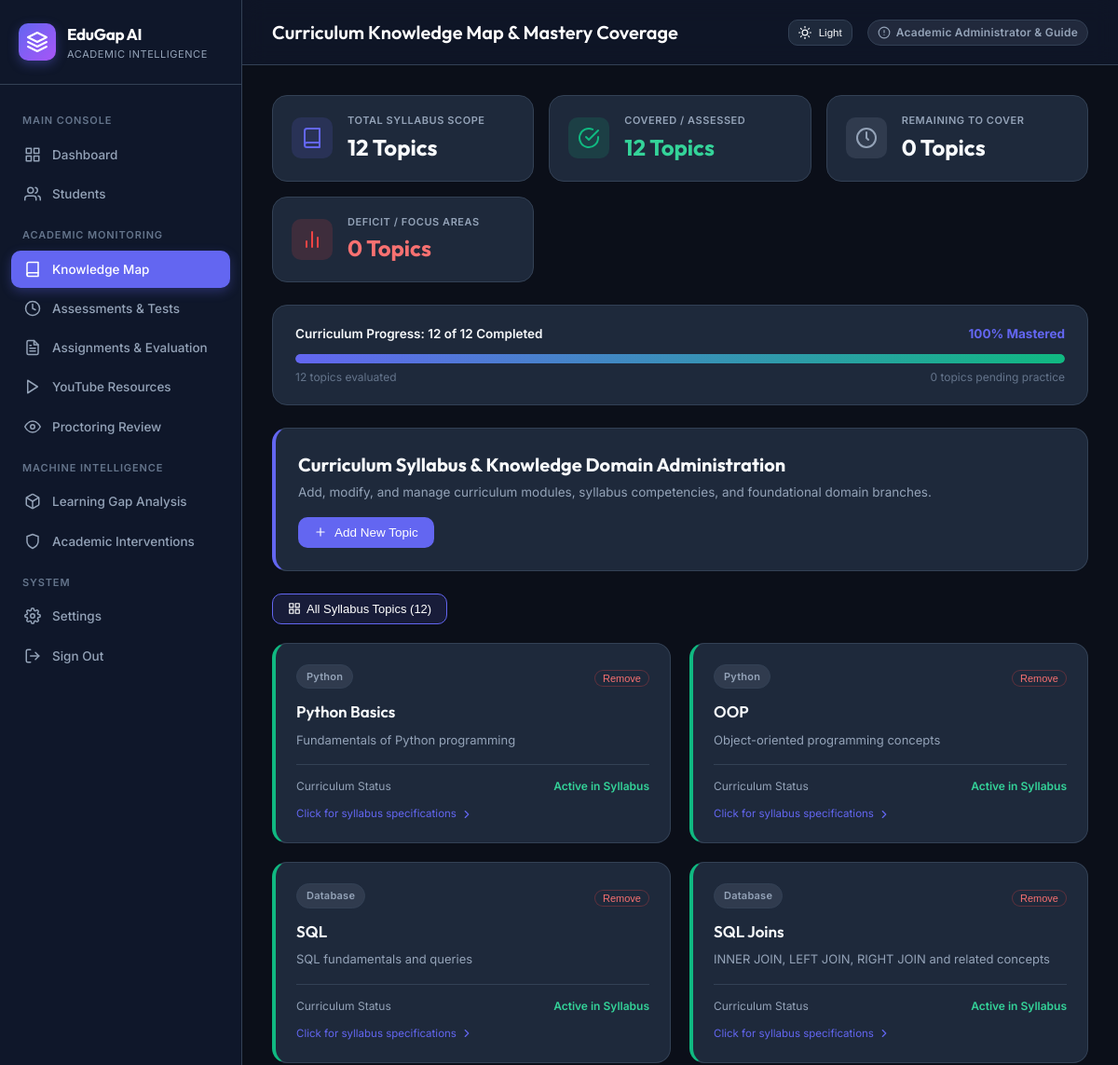
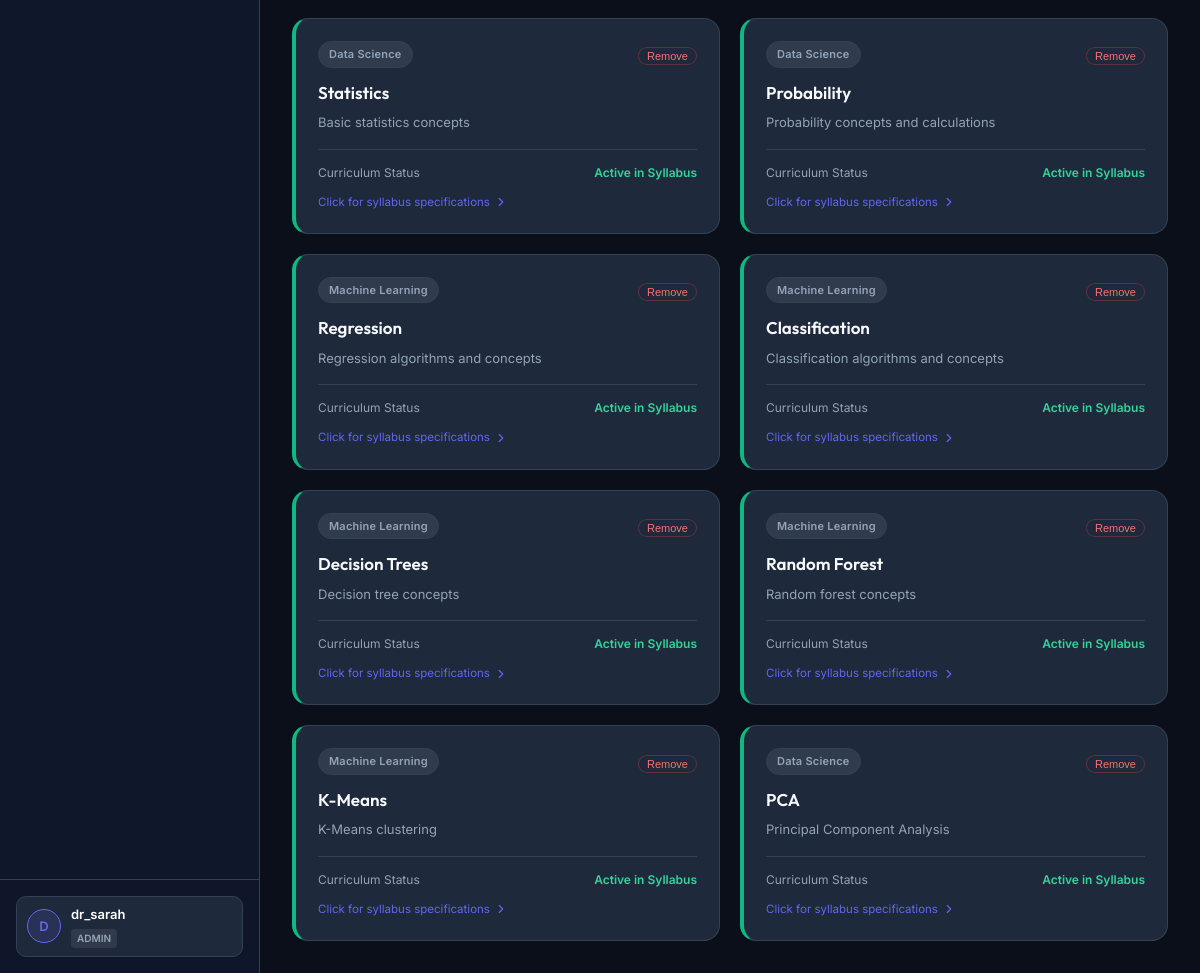
Screenshot of /topics (signed in) with the database file from the repository (2 pictures, top to bottom).
### tables this page shows
CREATE TABLE topics (

    id INTEGER PRIMARY KEY AUTOINCREMENT,

    topic_name TEXT NOT NULL UNIQUE,

    subject TEXT,

    description TEXT

);

### app.py (the view, shortened to what this page needs)
@app.route("/topics")
@login_required
def topics_page():
    connection = get_db_connection()
    all_topics = connection.execute("SELECT * FROM topics ORDER BY id").fetchall()
    student_id = session.get("student_id")
    if not student_id and session.get("role") != "admin":
        student_id = "S001"
    covered_count = 0
    total_count = len(all_topics)
    strong_topics = []
    weak_topics = []
    topics_with_status = []
    role = session.get("role")
    student_languages = []
    if role == "admin":
        for t in all_topics:
            topics_with_status.append({
                "id": t["id"],
                "topic_name": t["topic_name"],
                "subject": t["subject"],
                "description": t["description"],
                "is_covered": True,
                "score": 100.0,
                "gap": 0.0,
                "status_tier": "strong",
                "gap_category": "Curriculum Standard",
                "priority": "Active"
            })
        covered_count = total_count
        remaining_count = 0
        strong_topics = []
        weak_topics = []
    connection.close()
    return render_template(
        "topics.html",
        topics=topics_with_status,
        total_count=total_count,
        covered_count=covered_count,
        remaining_count=remaining_count,
        strong_topics=strong_topics,
        weak_topics=weak_topics,
        student_languages=student_languages,
        curriculum_roadmap=CURRICULUM_ROADMAP,
        is_admin=(role == "admin")
    )

### app.py (called while the page is built)
def get_db_connection():
    connection = sqlite3.connect(DATABASE)
    connection.row_factory = sqlite3.Row
    return connection

def login_required(f):
    @wraps(f)
    def decorated_function(*args, **kwargs):
        if "user_id" not in session:
            flash("Please authenticate to access the academic platform.", "info")
            return redirect(url_for("login"))
        return f(*args, **kwargs)
    return decorated_function

### templates/topics.html (shortened to what this page needs)
{% extends "base.html" %}
{% block header_title %}Curriculum Knowledge Map & Mastery Coverage{% endblock %}
{% block content %}
<div class="map-summary-grid">
    <div class="map-summary-card">
        <div class="map-summary-icon" style="background: var(--primary-light); color: var(--primary);">
            <svg class="icon icon-lg" viewBox="0 0 24 24"><path d="M4 19.5A2.5 2.5 0 0 1 6.5 17H20"/><path d="M6.5 2H20v20H6.5A2.5 2.5 0 0 1 4 19.5v-15A2.5 2.5 0 0 1 6.5 2z"/></svg>
        </div>
        <div>
            <div class="map-summary-title">Total Syllabus Scope</div>
            <div class="map-summary-val">{{ total_count }} Topics</div>
        </div>
    </div>
    <div class="map-summary-card">
        <div class="map-summary-icon" style="background: var(--success-light); color: var(--success);">
            <svg class="icon icon-lg" viewBox="0 0 24 24"><path d="M22 11.08V12a10 10 0 1 1-5.93-9.14"/><polyline points="22 4 12 14.01 9 11.01"/></svg>
        </div>
        <div>
            <div class="map-summary-title">Covered / Assessed</div>
            <div class="map-summary-val" style="color: #34d399;">{{ covered_count }} Topics</div>
        </div>
    </div>
    <div class="map-summary-card">
        <div class="map-summary-icon" style="background: rgba(148, 163, 184, 0.15); color: var(--text-secondary);">
            <svg class="icon icon-lg" viewBox="0 0 24 24"><circle cx="12" cy="12" r="10"/><polyline points="12 6 12 12 14 14"/></svg>
        </div>
        <div>
            <div class="map-summary-title">Remaining to Cover</div>
            <div class="map-summary-val">{{ remaining_count }} Topics</div>
        </div>
    </div>
    <div class="map-summary-card">
        <div class="map-summary-icon" style="background: var(--danger-light); color: var(--danger);">
            <svg class="icon icon-lg" viewBox="0 0 24 24"><line x1="18" y1="20" x2="18" y2="10"/><line x1="12" y1="20" x2="12" y2="4"/><line x1="6" y1="20" x2="6" y2="14"/></svg>
        </div>
        <div>
            <div class="map-summary-title">Deficit / Focus Areas</div>
            <div class="map-summary-val" style="color: #f87171;">{{ weak_topics|length }} Topics</div>
        </div>
    </div>
</div>
{% set pct = (covered_count / total_count * 100)|round|int if total_count > 0 else 0 %}
<div class="coverage-progress-wrapper">
    <div style="display: flex; justify-content: space-between; align-items: center; font-size: 13.5px;">
        <span style="font-weight: 600; color: var(--text-primary);">Curriculum Progress: {{ covered_count }} of {{ total_count }} Completed</span>
        <span style="font-weight: 700; color: var(--primary);">{{ pct }}% Mastered</span>
    </div>
    <div class="progress-bar-bg">
        <div class="progress-bar-fill" id="curriculumProgressFill" data-progress="{{ pct }}"></div>
    </div>
    <div style="display: flex; justify-content: space-between; font-size: 12px; color: var(--text-muted);">
        <span>{{ covered_count }} topics evaluated</span>
        <span>{{ remaining_count }} topics pending practice</span>
    </div>
</div>
{% if is_admin %}
<div class="card" style="margin-bottom: 24px; border-left: 4px solid var(--primary);">
    <div style="display: flex; justify-content: space-between; align-items: center; flex-wrap: wrap; gap: 16px;">
        <div>
            <h2 style="font-family: 'Outfit', sans-serif; font-size: 20px; color: var(--text-primary); margin-bottom: 4px;">Curriculum Syllabus & Knowledge Domain Administration</h2>
            <p style="color: var(--text-secondary); font-size: 13.5px;">Add, modify, and manage curriculum modules, syllabus competencies, and foundational domain branches.</p>
        </div>
        <button type="button" class="btn btn-primary" onclick="document.getElementById('addTopicModal').classList.add('active')">
            <svg class="icon icon-sm" viewBox="0 0 24 24"><line x1="12" y1="5" x2="12" y2="19"/><line x1="5" y1="12" x2="19" y2="12"/></svg>
            <span>Add New Topic</span>
        </button>
    </div>
</div>
{% endif %}
<div class="filter-tabs">
    <button type="button" class="filter-btn active" onclick="setTopicFilter('all', this)">
        <svg class="icon icon-sm" viewBox="0 0 24 24"><rect x="3" y="3" width="7" height="7"/><rect x="14" y="3" width="7" height="7"/><rect x="14" y="14" width="7" height="7"/><rect x="3" y="14" width="7" height="7"/></svg>
        <span>All Syllabus Topics ({{ total_count }})</span>
    </button>
</div>
<div class="topics-grid" id="topicsGrid">
    {% for t in topics %}
    <div class="topic-card card-{{ t['status_tier'] }}"
         data-tier="{{ t['status_tier'] }}"
         data-covered="{{ 'yes' if t['is_covered'] else 'no' }}"
         data-name="{{ t['topic_name'] }}"
         data-id="{{ t['id'] }}"
         data-title="{{ t['topic_name'] }}"
         data-subject="{{ t['subject'] }}"
         data-desc="{{ t['description'] }}"
         data-score="{{ t['score'] }}"
         data-gap="{{ t['gap'] }}"
         data-gapcat="{{ t['gap_category'] }}"
         data-priority="{{ t['priority'] }}">
        <div>
            <div style="display: flex; justify-content: space-between; align-items: center; margin-bottom: 12px;">
                <span class="badge badge-neutral" style="font-size: 11px;">{{ t['subject'] }}</span>
                {% if is_admin %}
                <form method="POST" action="{{ url_for('admin_delete_topic', topic_id=t['id']) }}" onsubmit="event.stopPropagation(); return confirm('Remove topic from curriculum syllabus?');" style="margin: 0;">
                    <button type="submit" class="btn btn-secondary btn-sm" style="padding: 2px 8px; font-size: 11px; color: #f87171; border-color: rgba(239, 68, 68, 0.3);" title="Delete Topic">
                        <span>Remove</span>
                    </button>
                </form>
                {% endif %}
            </div>
            <h3 style="font-family: 'Outfit', sans-serif; font-size: 17px; font-weight: 600; color: var(--text-primary); margin-bottom: 8px;">
                {{ t['topic_name'] }}
            </h3>
            <p style="font-size: 13px; color: var(--text-secondary); line-height: 1.5; margin-bottom: 16px;">
                {{ t['description'] }}
            </p>
        </div>
        <div style="padding-top: 14px; border-top: 1px solid var(--border-color);">
            {% if not is_admin %}
            <div style="display: flex; justify-content: space-between; align-items: center; margin-bottom: 6px; font-size: 12.5px;">
                <span style="color: var(--text-secondary);">Score</span>
                <span style="font-weight: 700; color: var(--text-primary);">{{ t['score'] }}%</span>
            </div>
            <div style="display: flex; justify-content: space-between; align-items: center; font-size: 12.5px;">
                <span style="color: var(--text-secondary);">Learning Gap</span>
                {% if t['gap'] >= 60 %}
                <span style="font-weight: 700; color: #f87171;">{{ t['gap'] }}%</span>
                {% elif t['gap'] >= 30 %}
                <span style="font-weight: 700; color: #fbbf24;">{{ t['gap'] }}%</span>
                {% else %}
                <span style="font-weight: 700; color: #34d399;">{{ t['gap'] }}%</span>
                {% endif %}
            </div>
            {% else %}
            <div style="font-size: 12px; color: var(--text-secondary); display: flex; justify-content: space-between;">
                <span>Curriculum Status</span>
                <span style="color: #34d399; font-weight: 600;">Active in Syllabus</span>
            </div>
            {% endif %}
            <div style="margin-top: 12px; font-size: 11.5px; color: var(--primary); display: flex; align-items: center; gap: 4px;">
                <span>Click for syllabus specifications</span>
                <svg class="icon icon-sm" viewBox="0 0 24 24"><polyline points="9 18 15 12 9 6"/></svg>
            </div>
        </div>
    </div>
    {% endfor %}
</div>
{% endblock %}

### templates/base.html (style rules this page uses)
:root { --bg-body: #0b0f19; --bg-sidebar: #0f172a; --bg-card: #1e293b; --bg-card-hover: #263349; --border-color: #334155; --text-primary: #f8fafc; --text-secondary: #94a3b8; --text-muted: #64748b; --primary: #6366f1; --primary-hover: #4f46e5; --primary-light: rgba(99, 102, 241, 0.15); --success: #10b981; --success-light: rgba(16, 185, 129, 0.15); --warning: #f59e0b; --warning-light: rgba(245, 158, 11, 0.15); --danger: #ef4444; --danger-light: rgba(239, 68, 68, 0.15); --info: #0ea5e9; --info-light: rgba(14, 165, 233, 0.15); --radius-sm: 6px; --radius-md: 10px; --radius-lg: 16px; --transition: all 0.2s cubic-bezier(0.4, 0, 0.2, 1); }
* { box-sizing: border-box; margin: 0; padding: 0; }
body { font-family: 'Inter', system-ui, -apple-system, sans-serif; background-color: var(--bg-body); color: var(--text-primary); line-height: 1.5; min-height: 100vh; display: flex; }
.icon { display: inline-flex; align-items: center; justify-content: center; width: 18px; height: 18px; stroke-width: 2; stroke: currentColor; fill: none; stroke-linecap: round; stroke-linejoin: round; flex-shrink: 0; }
.icon-lg { width: 24px; height: 24px; }
.icon-sm { width: 14px; height: 14px; }
.btn { display: inline-flex; align-items: center; justify-content: center; gap: 8px; padding: 8px 16px; font-size: 13.5px; font-weight: 500; border-radius: var(--radius-md); text-decoration: none; cursor: pointer; border: 1px solid transparent; transition: var(--transition); }
.btn-primary { background-color: var(--primary); color: #ffffff; }
.btn-secondary { background-color: var(--bg-card); border-color: var(--border-color); color: var(--text-primary); }
.btn-sm { padding: 6px 12px; font-size: 12.5px; }
.card { background: var(--bg-card); border: 1px solid var(--border-color); border-radius: var(--radius-lg); padding: 24px; transition: var(--transition); }
.badge { display: inline-flex; align-items: center; gap: 6px; padding: 4px 10px; border-radius: 9999px; font-size: 12px; font-weight: 600; letter-spacing: 0.02em; }
.badge-neutral { background: rgba(148, 163, 184, 0.15); color: var(--text-secondary); border: 1px solid var(--border-color); }

### templates/topics.html (style rules this page uses)
.map-summary-grid { display: grid; grid-template-columns: repeat(auto-fit, minmax(220px, 1fr)); gap: 16px; margin-bottom: 24px; }
.map-summary-card { background: var(--bg-card); border: 1px solid var(--border-color); border-radius: var(--radius-lg); padding: 18px 20px; display: flex; align-items: center; gap: 16px; }
.map-summary-icon { width: 44px; height: 44px; border-radius: var(--radius-md); display: flex; align-items: center; justify-content: center; }
.map-summary-title { font-size: 11px; font-weight: 600; text-transform: uppercase; letter-spacing: 0.05em; color: var(--text-secondary); margin-bottom: 2px; }
.map-summary-val { font-family: 'Outfit', sans-serif; font-size: 24px; font-weight: 700; color: var(--text-primary); }
.coverage-progress-wrapper { background: var(--bg-card); border: 1px solid var(--border-color); border-radius: var(--radius-lg); padding: 20px 24px; margin-bottom: 24px; }
.progress-bar-bg { height: 10px; border-radius: 5px; background: rgba(255, 255, 255, 0.06); overflow: hidden; margin: 12px 0 6px; }
.progress-bar-fill { height: 100%; background: linear-gradient(90deg, var(--primary), #10b981); border-radius: 5px; transition: width 0.4s ease; }
.filter-tabs { display: flex; gap: 10px; margin-bottom: 20px; flex-wrap: wrap; }
.filter-btn { background: var(--bg-card); border: 1px solid var(--border-color); color: var(--text-secondary); padding: 8px 16px; border-radius: var(--radius-md); font-size: 13px; font-weight: 500; cursor: pointer; display: inline-flex; align-items: center; gap: 6px; transition: var(--transition); }
.filter-btn:hover, .filter-btn.active { color: #ffffff; border-color: var(--primary); background: rgba(99, 102, 241, 0.15); }
.topics-grid { display: grid; grid-template-columns: repeat(auto-fill, minmax(300px, 1fr)); gap: 20px; }
.topic-card { background: var(--bg-card); border: 1px solid var(--border-color); border-radius: var(--radius-lg); padding: 22px; display: flex; flex-direction: column; justify-content: space-between; cursor: pointer; transition: var(--transition); position: relative; }
.topic-card.card-strong { border-left: 4px solid var(--success); }

### rows the page displays
topics: subject "Python", topic_name "Python Basics", description "Fundamentals of Python programming"
topics: subject "Python", topic_name "OOP", description "Object-oriented programming concepts"
topics: subject "Database", topic_name "SQL", description "SQL fundamentals and queries"
topics: subject "Database", topic_name "SQL Joins", description "INNER JOIN, LEFT JOIN, RIGHT JOIN and related concepts"
topics: subject "Data Science", topic_name "Statistics", description "Basic statistics concepts"
topics: subject "Data Science", topic_name "Probability", description "Probability concepts and calculations"
topics: subject "Machine Learning", topic_name "Regression", description "Regression algorithms and concepts"
topics: subject "Machine Learning", topic_name "Classification", description "Classification algorithms and concepts"
topics: subject "Machine Learning", topic_name "Decision Trees", description "Decision tree concepts"
topics: subject "Machine Learning", topic_name "Random Forest", description "Random forest concepts"
topics: subject "Machine Learning", topic_name "K-Means", description "K-Means clustering"
topics: subject "Data Science", topic_name "PCA", description "Principal Component Analysis"

### other values shown
{{ session.get("username", "U")[0]|upper }} "D"
{{ session.get("username", "User") }} "dr_sarah"
{{ session.get("role", "student") }} "ADMIN"
{{ total_count }} "12"
{{ covered_count }} "12"
{{ remaining_count }} "0"
{{ weak_topics|length }} "0"
{{ pct }} "100"
